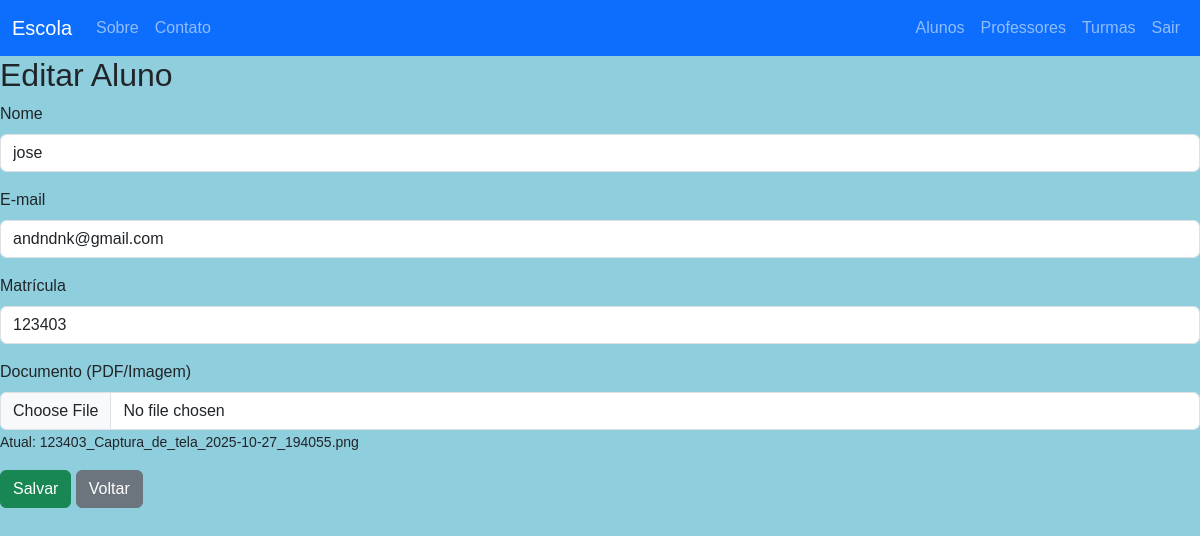
The app's page /alunos/3/editar (signed in) with its own data.
### app/models/aluno.py (models this page shows)
class Aluno(db.Model):
    id = db.Column(db.Integer, primary_key=True)
    nome = db.Column(db.String(120), nullable=False)
    email = db.Column(db.String(120), unique=True, nullable=False)
    matricula = db.Column(db.String(40), unique=True, nullable=False)
    documento = db.Column(db.String(255))  # nome do arquivo enviado

### app/controllers/alunos.py (the view, shortened to what this page needs)
@bp.route("/<int:id>/editar", methods=["GET","POST"])
@login_required
def editar(id):
    a = Aluno.query.get_or_404(id)
    return render_template("alunos/form.html", aluno=a)

### app/views/templates/alunos/form.html (shortened to what this page needs)
{% extends 'alunos/alunos_base.html' %}
{% block content %}
<h2>{{ 'Editar' if aluno else 'Novo' }} Aluno</h2>
<form method="post" enctype="multipart/form-data">
  <div class="mb-3">
    <label class="form-label">Nome</label>
    <input name="nome" class="form-control" required value="{{ aluno.nome if aluno else '' }}">
  </div>
  <div class="mb-3">
    <label class="form-label">E-mail</label>
    <input name="email" type="email" class="form-control" required value="{{ aluno.email if aluno else '' }}">
  </div>
  <div class="mb-3">
    <label class="form-label">Matrícula</label>
    <input name="matricula" class="form-control" required value="{{ aluno.matricula if aluno else '' }}">
  </div>
  <div class="mb-3">
    <label class="form-label">Documento (PDF/Imagem)</label>
    <input type="file" name="documento" class="form-control">
    {% if aluno and aluno.documento %}
      <small>Atual: {{ aluno.documento }}</small>
    {% endif %}
  </div>
  <button class="btn btn-success">Salvar</button>
  <a class="btn btn-secondary" href="{{ url_for('alunos.lista') }}">Voltar</a>
</form>
{% endblock %}

### app/static/css/style.css (style rules this page uses)
html, body { margin: 0; padding: 0; overflow-x: hidden; height: 100%; font-family: "Poppins", sans-serif; }

### app/static/css/alunos.css (style rules this page uses)
body { background-color: #8ecedd !important; }

### records on screen
Aluno: nome "jose", email "andndnk@gmail.com", matricula "123403", documento "123403_Captura_de_tela_2025-10-27_194055.png"

### other values on screen
{{ 'Editar' if aluno else 'Novo' }} "Editar"
